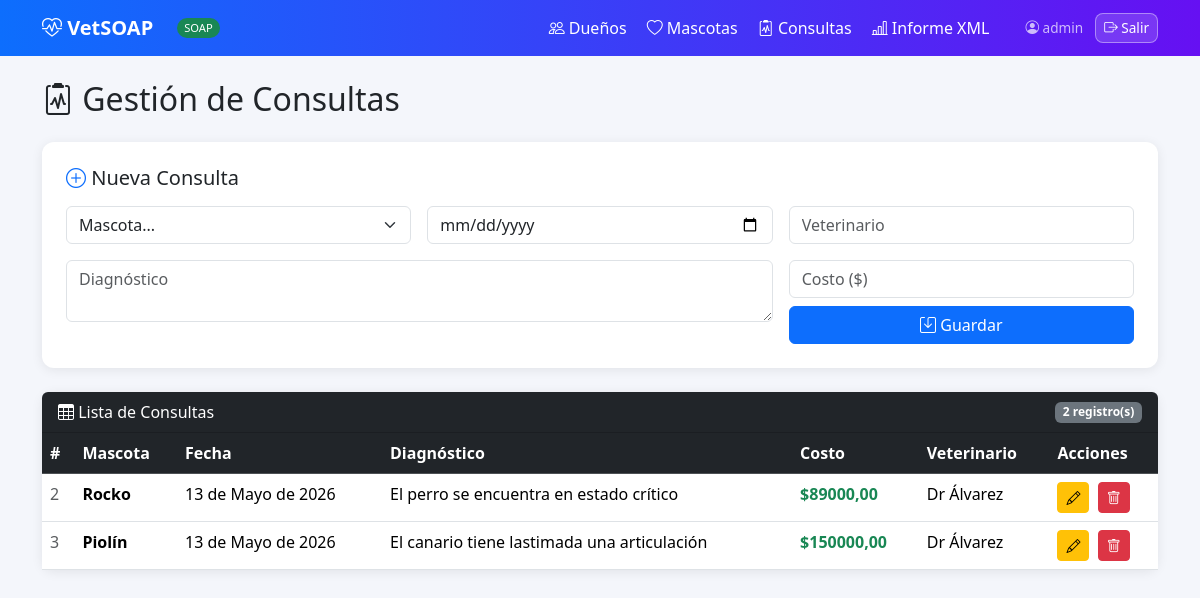
/consultas/ (signed in), run on the app's committed database.
### vet/models.py (models this page shows, shortened)
class Consulta(models.Model):
    mascota     = models.ForeignKey(Mascota, on_delete=models.CASCADE, related_name='consultas')
    fecha       = models.DateField()
    diagnostico = models.TextField()
    costo       = models.DecimalField(max_digits=10, decimal_places=2)
    veterinario = models.CharField(max_length=100)

class Mascota(models.Model):
    ESPECIES = [('perro','Perro'),('gato','Gato'),('ave','Ave'),('otro','Otro')]
    nombre   = models.CharField(max_length=100)
    especie  = models.CharField(max_length=10, choices=ESPECIES)
    raza     = models.CharField(max_length=100, blank=True)
    edad     = models.PositiveIntegerField()
    dueno    = models.ForeignKey(Dueno, on_delete=models.CASCADE, related_name='mascotas')

### vet/views.py (the view)
# urls.py: path('consultas/',                    views.consultas,        name='consultas'),
@login_required
def consultas(request):
    data           = Consulta.objects.select_related('mascota').all()
    todas_mascotas = Mascota.objects.all()
    return render(request, 'vet/consultas.html',
                  {'consultas': data, 'mascotas': todas_mascotas})

### vet/templates/vet/consultas.html (shortened to what this page needs)
{% extends 'vet/base.html' %}
{% block content %}
<h2 class="mb-4"><i class="bi bi-clipboard2-pulse"></i> Gestión de Consultas</h2>
<div class="card p-4 mb-4">
  <h5 class="mb-3">{% if editar %}<i class="bi bi-pencil-square text-warning"></i> Editar Consulta{% else %}<i class="bi bi-plus-circle text-primary"></i> Nueva Consulta{% endif %}</h5>
  <form method="post" action="{% if editar %}/consultas/editar/{{ editar.id }}/{% else %}/consultas/crear/{% endif %}">
    <div class="row g-3">
      <div class="col-md-4">
        <select name="mascota_id" class="form-select" required>
          <option value="">Mascota...</option>
        </select>
      </div>
      <div class="col-md-4">
        <input name="fecha" type="date" class="form-control"
               value="{{ editar.fecha|default:'' }}" required>
      </div>
      <div class="col-md-4">
        <input name="veterinario" class="form-control" placeholder="Veterinario"
               value="{{ editar.veterinario|default:'' }}" required>
      </div>
      <div class="col-md-8">
        <textarea name="diagnostico" class="form-control" placeholder="Diagnóstico" rows="2" required>{{ editar.diagnostico|default:'' }}</textarea>
      </div>
      <div class="col-md-4">
        <input name="costo" type="number" step="0.01" min="0" class="form-control"
               placeholder="Costo ($)" value="{{ editar.costo|default:'' }}" required>
        <div class="d-flex gap-2 mt-2">
          <button class="btn btn-primary flex-grow-1" type="submit">
            <i class="bi bi-save"></i> {% if editar %}Actualizar{% else %}Guardar{% endif %}
          </button>
        </div>
      </div>
    </div>
  </form>
</div>
<div class="card">
  <div class="card-header bg-dark text-white d-flex justify-content-between align-items-center rounded-top">
    <span><i class="bi bi-table"></i> Lista de Consultas</span>
    <span class="badge bg-secondary">{{ consultas|length }} registro(s)</span>
  </div>
  <div class="card-body p-0">
    <table class="table table-hover mb-0">
      <thead class="table-dark">
        <tr>
          <th>#</th><th>Mascota</th><th>Fecha</th><th>Diagnóstico</th><th>Costo</th><th>Veterinario</th><th>Acciones</th>
        </tr>
      </thead>
      <tbody>
        {% for c in consultas %}
        <tr>
          <td class="text-muted">{{ c.id }}</td>
          <td><strong>{{ c.mascota.nombre }}</strong></td>
          <td>{{ c.fecha }}</td>
          <td>{{ c.diagnostico|truncatechars:50 }}</td>
          <td class="text-success fw-semibold">${{ c.costo }}</td>
          <td>{{ c.veterinario }}</td>
          <td>
            <a href="/consultas/editar/{{ c.id }}/" class="btn btn-sm btn-warning me-1" title="Editar">
              <i class="bi bi-pencil"></i>
            </a>
            <a href="/consultas/eliminar/{{ c.id }}/" class="btn btn-sm btn-danger" title="Eliminar"
               onclick="return confirm('¿Eliminar esta consulta?')">
              <i class="bi bi-trash"></i>
            </a>
          </td>
        </tr>
        {% empty %}
        <tr><td colspan="7" class="text-center text-muted py-4">
          <i class="bi bi-inbox fs-3 d-block mb-2"></i>Sin consultas registradas.
        </td></tr>
        {% endfor %}
      </tbody>
    </table>
  </div>
</div>
{% endblock %}

### vet/templates/vet/base.html (shortened to what this page needs)
<!DOCTYPE html>
<html lang="es">
<head>
  <link href="https://cdn.jsdelivr.net/npm/bootstrap@5.3.3/dist/css/bootstrap.min.css" rel="stylesheet">
  <link href="https://cdn.jsdelivr.net/npm/bootstrap-icons@1.11.3/font/bootstrap-icons.css" rel="stylesheet">
</head>
<body>
<nav class="navbar navbar-expand-lg mb-4">
  <div class="container">
    <a class="navbar-brand fw-bold" href="/"><i class="bi bi-heart-pulse"></i> VetSOAP</a>
    <span class="badge-soap ms-2">SOAP</span>
    <div class="collapse navbar-collapse" id="navMenu">
      <ul class="navbar-nav ms-auto align-items-center gap-1">
        <li class="nav-item"><a class="nav-link" href="/duenos/"><i class="bi bi-people"></i> Dueños</a></li>
        <li class="nav-item"><a class="nav-link" href="/mascotas/"><i class="bi bi-heart"></i> Mascotas</a></li>
        <li class="nav-item"><a class="nav-link" href="/consultas/"><i class="bi bi-clipboard2-pulse"></i> Consultas</a></li>
        <li class="nav-item"><a class="nav-link" href="/informe/"><i class="bi bi-bar-chart-line"></i> Informe XML</a></li>
        <li class="nav-item ms-3">
          <span class="nav-link pe-2" style="opacity:.7;font-size:.85rem;">
            <i class="bi bi-person-circle"></i> {{ request.user.username }}
          </span>
        </li>
        <li class="nav-item">
          <a class="nav-link btn-logout" href="/logout/"><i class="bi bi-box-arrow-right"></i> Salir</a>
        </li>
      </ul>
    </div>
  </div>
</nav>
<div class="container pb-5">
  {% block content %}{% endblock %}
</div>
</body>
</html>

### vet/templates/vet/base.html (style rules this page uses)
body { background: #f4f6fb; }
.navbar { background: linear-gradient(90deg,#0d6efd,#6610f2); }
.navbar-brand, .nav-link { color: #fff !important; }
.card { border: none; border-radius: 12px; box-shadow: 0 2px 12px rgba(0,0,0,.08); }
.badge-soap { background:#198754; color:#fff; font-size:.7rem; padding:2px 7px; border-radius:20px; vertical-align:middle; }
.btn-logout { background: rgba(255,255,255,.15); border: 1px solid rgba(255,255,255,.4); color:#fff !important; border-radius:8px; font-size:.85rem; padding: 4px 12px; }

### data on the page
Consulta: id "2", mascota.nombre "Rocko", fecha "13 de Mayo de 2026", diagnostico "El perro se encuentra en estado crítico", costo "89000,00", veterinario "Dr Álvarez"
Consulta: id "3", mascota.nombre "Piolín", fecha "13 de Mayo de 2026", diagnostico "El canario tiene lastimada una articulación", costo "150000,00", veterinario "Dr Álvarez"

### other printed values
{{ request.user.username }} "admin"
{{ consultas|length }} "2"
